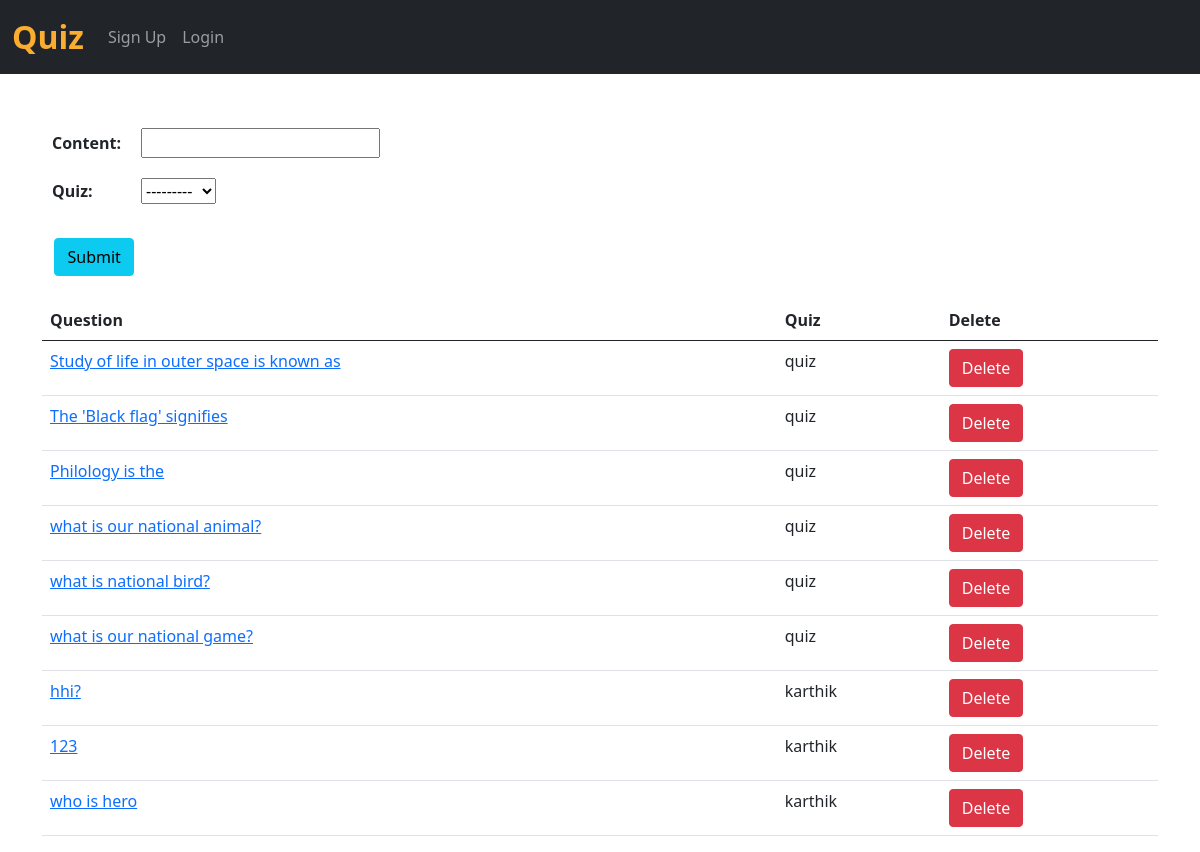
/quiz/add_question/, run on the app's committed database.
### quiz/models.py (models this page shows, shortened)
class Question(models.Model):
    content = models.CharField(max_length=200)
    quiz = models.ForeignKey(Quiz, on_delete=models.CASCADE)

class Quiz(models.Model):
    name = models.CharField(max_length=50)
    description = models.CharField(max_length=500)
    number_of_questions = models.IntegerField(default=1)
    time = models.IntegerField(help_text="Duration of the quiz in seconds", default="1")
    def __str__(self):
        return self.name

### quiz/views.py (the view)
# urls.py: path('add_question/', views.add_question, name='add_question'),
def add_question(request):
    questions = Question.objects.all()
    questions = Question.objects.filter().order_by('-id')
    if request.method=="POST":
        form = QuestionForm(request.POST)
        if form.is_valid():
            form.save()
            return render(request, 'quiz/add_question.html')
    else:
        form=QuestionForm()
    return render(request, "quiz/add_question.html", {'form':form, 'questions':questions})

### quiz/forms.py
class QuestionForm(forms.ModelForm):
    class Meta:
        model = Question
        fields = ('content', 'quiz')

### quiz/templates/quiz/add_question.html (shortened to what this page needs)
{% extends 'baseq.html' %}
{% block body %}
<div class="container mt-4">
  <form action="{% url 'quiz:add_question' %}" method="POST"> {% csrf_token %}
    <table>
      <th>
        <td>{{ form.as_table }}</td>
      </th>
      </table><br>
    &nbsp;&nbsp;&nbsp;<button type="submit" class="btn btn-info">Submit</button>
  </form>
  <br>
  <table class="table">
    <thead>
      <tr>
        <th>Question</th>
        <th>Quiz</th>
        <th>Delete</th>
      </tr>
    </thead>
    {% for question in questions %}
    <tr>
      <td><a href="{% url 'quiz:add_options' question.id %}">{{question.content}}</a></td>
      <td>{{question.quiz}}</td>
      <td><a href="{% url 'quiz:delete_question' question.id %}" class="btn btn-danger">Delete</a></td>
    </tr>
    {% endfor %}
  </table>
</div>
{% endblock %}

### quiz/templates/quiz/add_question.html (style rules this page uses)
th,td { padding:10px; }

### data on the page
Question: content "Study of life in outer space is known as", quiz "quiz"
Question: content "The 'Black flag' signifies", quiz "quiz"
Question: content "Philology is the", quiz "quiz"
Question: content "what is our national animal?", quiz "quiz"
Question: content "what is national bird?", quiz "quiz"
Question: content "what is our national game?", quiz "quiz"
Question: content "hhi?", quiz "karthik"
Question: content "123", quiz "karthik"
Question: content "who is hero", quiz "karthik"
